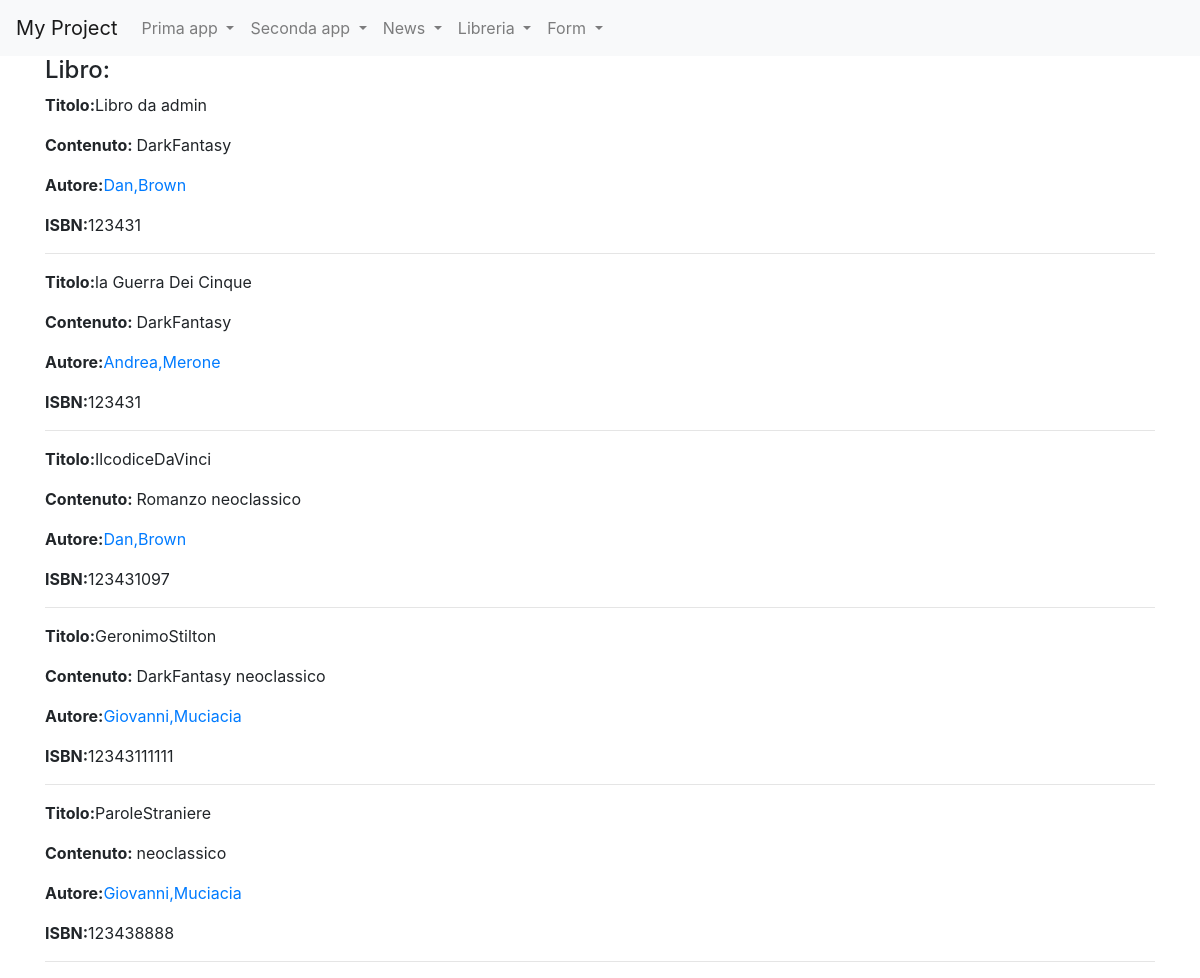
The page /libreria/lista_libri/ on the database its author committed.
### libreria/models.py (models this page shows, shortened)
class Libro_ma (models.Model):
    titolo = models.CharField(max_length=20)
    ISBN = models.CharField(max_length=20)
    autore = models.ForeignKey(Autore_ma, on_delete=models.CASCADE, related_name="libri")
    genere = models.ManyToManyField(Genere_ma)
    class Meta:
        verbose_name="Libro"
        verbose_name_plural="Libri"

class Genere_ma(models.Model):
    genere= models.CharField(max_length=20)
    def __str__(self):
        return self.genere
    class Meta:
        verbose_name="Genere"
        verbose_name_plural="Generi"

class Autore_ma (models.Model):
    nome= models.CharField(max_length=20)
    cognome= models.CharField(max_length=20)
    class Meta:
        verbose_name="Autore"
        verbose_name_plural="Autori"

### libreria/views.py (the view)
# urls.py: path("lista_libri/",LibroListView.as_view(), name="lista_libri"),
class LibroListView(ListView):
    model=Libro_ma
    template_name="lista_libri.html"
    def get_context_data(self, **kwargs):
        context=super().get_context_data(**kwargs)
        context["libri"]= Libro_ma.objects.all()
        return context

### libreria/templates/lista_libri.html (shortened to what this page needs)
{% extends 'base.html'%}
{%block content%}
    <h4>Libro: </h4>
    {% for libro in libri %}
        <p><strong>Titolo:</strong>{{libro.titolo}}</a></p>
        <p><strong>Contenuto: </strong>{{libro.genere.all|join:" "}}</p>
        <p><strong>Autore:</strong><a href="{% url 'libreria:autore_detail' libro.autore.id %}">{{libro.autore.nome}},{{libro.autore.cognome}}</a></p>
        <p><strong>ISBN:</strong>{{libro.ISBN}}</p>
        <hr>
    {% endfor %}
{% endblock content %}

### rows shown on the page
Libro_ma: titolo "Libro da admin", genere.all "DarkFantasy", autore.nome "Dan", autore.cognome "Brown", ISBN "123431"
Libro_ma: titolo "la Guerra Dei Cinque", genere.all "DarkFantasy", autore.nome "Andrea", autore.cognome "Merone", ISBN "123431"
Libro_ma: titolo "IlcodiceDaVinci", genere.all "Romanzo neoclassico", autore.nome "Dan", autore.cognome "Brown", ISBN "123431097"
Libro_ma: titolo "GeronimoStilton", genere.all "DarkFantasy neoclassico", autore.nome "Giovanni", autore.cognome "Muciacia", ISBN "12343111111"
Libro_ma: titolo "ParoleStraniere", genere.all "neoclassico", autore.nome "Giovanni", autore.cognome "Muciacia", ISBN "123438888"
